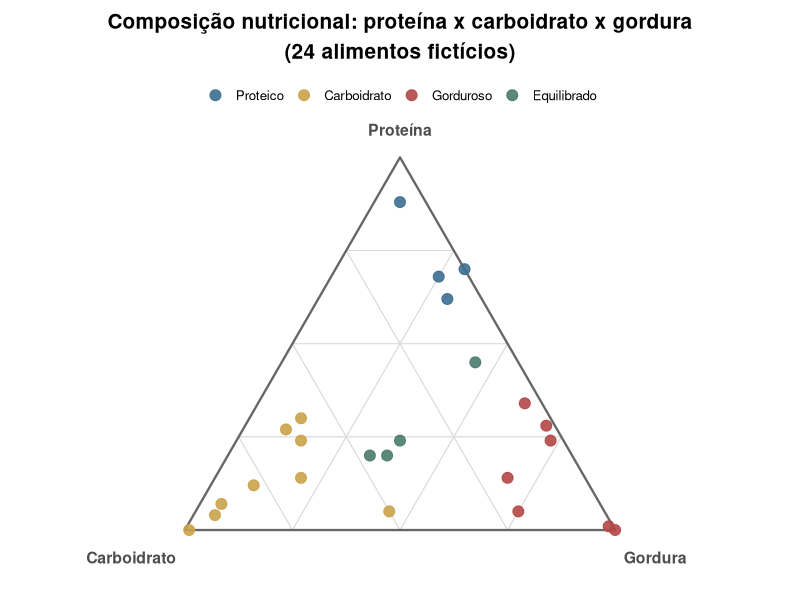

Write R code to recreate this figure.
# Libraries
library(ggplot2)
library(jsonlite)

# Sessao roda em locale C puro (ASCII) neste ambiente -- sem isso, toda
# string acentuada sai corrompida byte a byte no data.json e no proprio PNG.
# "C.utf8" existe no sistema (locale -a). Ver AGENTS.md, "Licoes aprendidas".
invisible(Sys.setlocale("LC_CTYPE", "C.utf8"))

# Grafico ternario: composicao de 3 partes que somam 100% (aqui, proteina/
# carboidrato/gordura, % das calorias de cada alimento), plotada num
# triangulo por coordenadas baricentricas -- geometria que nenhum outro
# grafico deste acervo usa ainda. `ggtern` (o pacote que o R Graph Gallery
# usa pra isso) nao esta disponivel nem via apt nem via CRAN nesta sessao
# (CRAN bloqueado -- ver SETUP.md), entao a transformacao baricentrica ->
# cartesiana e feita a mao com ggplot2 puro. Isso tem uma vantagem real: a
# MESMA formula (nao um pacote) alimenta a versao D3, garantindo que as
# duas nunca discordem de onde um ponto cai dentro do triangulo.
#
# Vertices do triangulo (equilatero, altura h = sqrt(3)/2):
#   Proteina no topo (0.5, h) | Carboidrato na esquerda (0, 0) | Gordura na direita (1, 0)
# Um ponto com fracoes (a=proteina, b=carboidrato, c=gordura), a+b+c=1, cai em:
#   x = c + a/2
#   y = a * h
h <- sqrt(3) / 2
baricentrica_para_xy <- function(proteina, carboidrato, gordura) {
  total <- proteina + carboidrato + gordura
  a <- proteina / total
  c <- gordura / total
  data.frame(x = c + a / 2, y = a * h)
}

# Dados 100% ficticios: 24 alimentos com composicao de macronutrientes (%
# das calorias) escrita a mao pra cobrir o triangulo inteiro -- alguns bem
# perto de cada vertice (clara de ovo quase 100% proteina, acucar quase
# 100% carboidrato, azeite 100% gordura) e um grupo no meio (equilibrados
# entre os tres), em vez de sorteio puro, que tenderia a amontoar tudo perto
# do centro (soma restrita a 100 nao produz uniformidade no triangulo por
# sorteio ingenuo).
alimentos <- data.frame(
  alimento = c(
    "Clara de ovo", "Peito de frango", "Peito de peru", "Atum em lata",
    "Feijao preto", "Lentilha", "Arroz branco", "Acucar refinado",
    "Banana", "Aveia em flocos", "Pao frances", "Batata frita",
    "Manteiga", "Azeite de oliva", "Bacon", "Queijo cheddar",
    "Abacate", "Amendoas", "Ovo cozido", "Salmao",
    "Iogurte natural integral", "Grao de bico", "Leite integral", "Brocolis"
  ),
  proteina = c(
    88, 62, 68, 70,
    24, 27, 7, 0,
    4, 14, 12, 5,
    1, 0, 28, 24,
    5, 14, 34, 45,
    24, 20, 20, 30
  ),
  carboidrato = c(
    6, 8, 7, 0,
    61, 63, 88, 99,
    91, 66, 78, 50,
    1, 0, 2, 3,
    20, 18, 4, 10,
    38, 47, 43, 58
  ),
  gordura = c(
    6, 30, 25, 30,
    15, 10, 5, 1,
    5, 20, 10, 45,
    98, 100, 70, 73,
    75, 68, 62, 45,
    38, 33, 37, 12
  )
)
stopifnot(all(rowSums(alimentos[, c("proteina", "carboidrato", "gordura")]) == 100))

# Perfil dominante calculado a partir dos proprios dados (nunca escrito a
# mao): 50% ou mais de um macronutriente define o perfil; sem nenhum
# vencedor, o alimento e "Equilibrado". A cor nasce uma unica vez aqui e
# alimenta as duas versoes.
alimentos$perfil <- with(alimentos, ifelse(
  proteina >= 50, "Proteico",
  ifelse(carboidrato >= 50, "Carboidrato",
    ifelse(gordura >= 50, "Gorduroso", "Equilibrado")
  )
))
cor_perfil <- c(
  "Proteico"    = "#3B6E8F",
  "Carboidrato" = "#C9A24B",
  "Gorduroso"   = "#B34747",
  "Equilibrado" = "#4A7B6D"
)
alimentos$perfil <- factor(alimentos$perfil, levels = names(cor_perfil))

pontos <- cbind(alimentos, baricentrica_para_xy(alimentos$proteina, alimentos$carboidrato, alimentos$gordura))

# --------------------------------------------------------------- moldura
# Contorno do triangulo + grade de fundo em 25/50/75% pras 3 familias de
# linha (uma por macronutriente). Formulas derivadas da geometria do
# triangulo (nao de nenhum pacote): a linha de nivel k de um vertice e
# sempre paralela ao lado OPOSTO aquele vertice.
vertices <- data.frame(x = c(0.5, 0, 1), y = c(h, 0, 0))
niveis <- c(0.25, 0.5, 0.75)

grade_proteina <- do.call(rbind, lapply(niveis, function(k) {
  data.frame(x = c(0.5 * k, 1 - 0.5 * k), y = c(h * k, h * k), grupo = paste0("p", k))
}))
grade_carboidrato <- do.call(rbind, lapply(niveis, function(k) {
  data.frame(x = c(1 - k, 0.5 * (1 - k)), y = c(0, h * (1 - k)), grupo = paste0("c", k))
}))
grade_gordura <- do.call(rbind, lapply(niveis, function(k) {
  data.frame(x = c(k, 0.5 + 0.5 * k), y = c(0, h * (1 - k)), grupo = paste0("g", k))
}))
grade <- rbind(grade_proteina, grade_carboidrato, grade_gordura)

rotulos_vertice <- data.frame(
  x = c(0.5, -0.02, 1.02), y = c(h + 0.05, -0.05, -0.05),
  label = c("Proteína", "Carboidrato", "Gordura"),
  hjust = c(0.5, 1, 0), vjust = c(0, 1, 1)
)

p <- ggplot() +
  geom_path(data = grade, aes(x = x, y = y, group = grupo), colour = "grey85", linewidth = 0.4) +
  geom_polygon(data = vertices, aes(x = x, y = y), fill = NA, colour = "grey40", linewidth = 0.8) +
  geom_point(data = pontos, aes(x = x, y = y, colour = perfil), size = 3.4, alpha = 0.9) +
  geom_text(
    data = rotulos_vertice, aes(x = x, y = y, label = label, hjust = hjust, vjust = vjust),
    fontface = "bold", size = 4, colour = "grey30"
  ) +
  scale_colour_manual(values = cor_perfil, name = NULL) +
  coord_fixed(clip = "off") +
  labs(title = "Composição nutricional: proteína x carboidrato x gordura\n(24 alimentos fictícios)") +
  theme_void(base_size = 12) +
  theme(
    plot.title = element_text(face = "bold", hjust = 0.5, size = 15, lineheight = 1.2, margin = margin(b = 14)),
    legend.position = "top",
    plot.margin = margin(t = 10, r = 30, b = 20, l = 30)
  )

ggsave("output.png", plot = p, width = 9, height = 8.2, dpi = 150)

# ---------------------------------------------------------------------------
# Versao interativa: o D3 recebe so proteina/carboidrato/gordura brutos (nao
# x/y prontos) e recalcula a MESMA transformacao baricentrica -- garantindo
# que um ponto nunca cai num lugar diferente do triangulo entre as duas
# versoes, sem precisar exportar geometria nenhuma.
# ---------------------------------------------------------------------------
viz <- list(
  meta = list(cores = as.list(cor_perfil)),
  alimentos = lapply(seq_len(nrow(alimentos)), function(i) {
    list(
      alimento = alimentos$alimento[i],
      proteina = alimentos$proteina[i],
      carboidrato = alimentos$carboidrato[i],
      gordura = alimentos$gordura[i],
      perfil = as.character(alimentos$perfil[i])
    )
  })
)

write_json(viz, "data.json", auto_unbox = TRUE, digits = NA)
